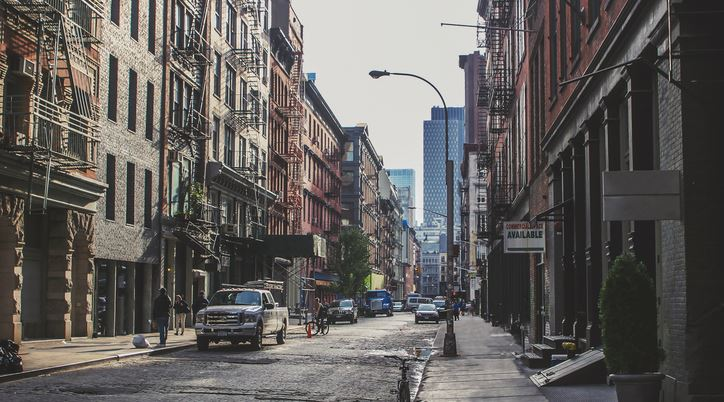
#> input picture deneme.jpg, 724 x 402 px
$ python canny_opencv.py
#> lines starting #> are read from the running program, lines starting #| are printed output that depends on the picture
import cv2
import matplotlib.pyplot as plt

# Open the image
img = cv2.imread('deneme.jpg')
#> img is the input picture: shape (402, 724, 3); mean B, G, R 92.7, 95.2, 98.4

# Apply Canny
blurred_img=gf = cv2.GaussianBlur(img, ksize = (5,5), sigmaX = 0)
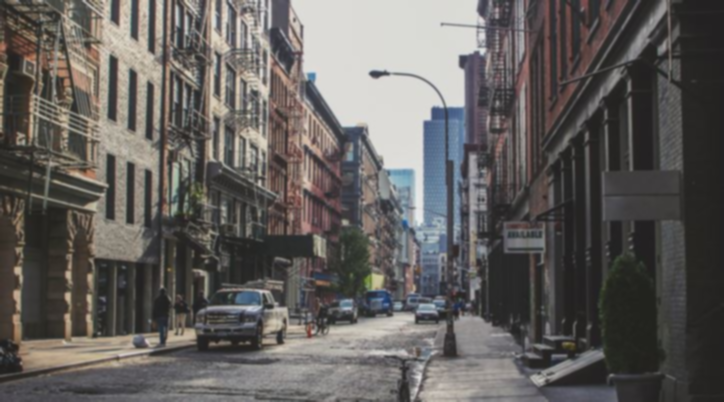
#> blurred_img: shape (402, 724, 3); mean B, G, R 92.7, 95.2, 98.4
edges = cv2.Canny(blurred_img, 100, 200, 3, L2gradient=True)
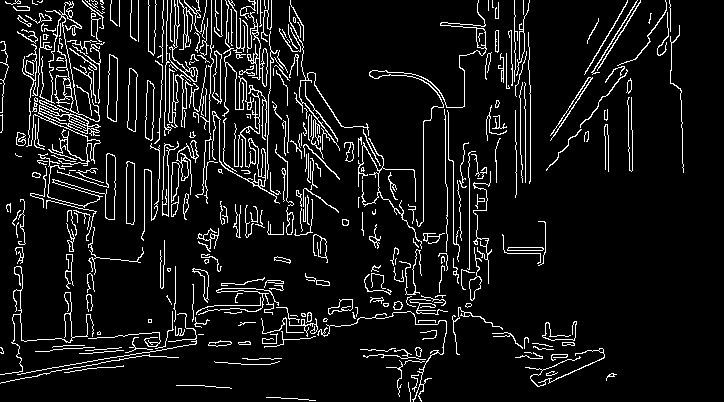
#> edges: shape (402, 724); 8.4% white in thin lines or dots

plt.figure()
plt.title('Spider')
plt.imsave('dancing-spider-canny.png', edges, cmap='gray', format='png')
plt.imshow(edges, cmap='gray')
plt.show()

$ run again, with prewitt_3x3.png saved as deneme.jpg
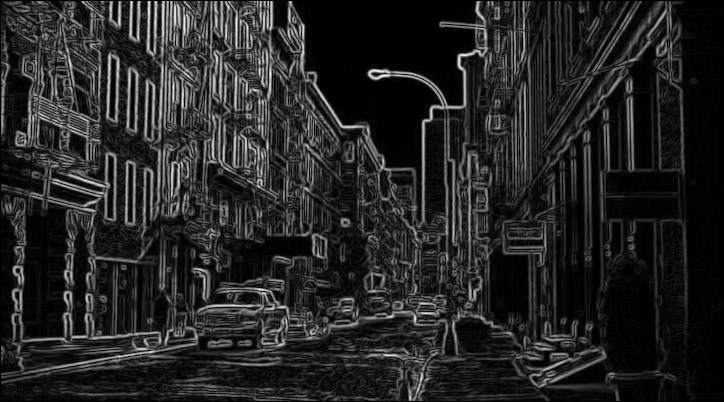
#> input picture prewitt_3x3.png, 724 x 402 px
#> img is the input picture: shape (402, 724, 3); min 0, max 253, mean 37
#> `blurred_img=gf = cv2.GaussianBlur(img, ksize = (5,5), sigmaX = 0)`:
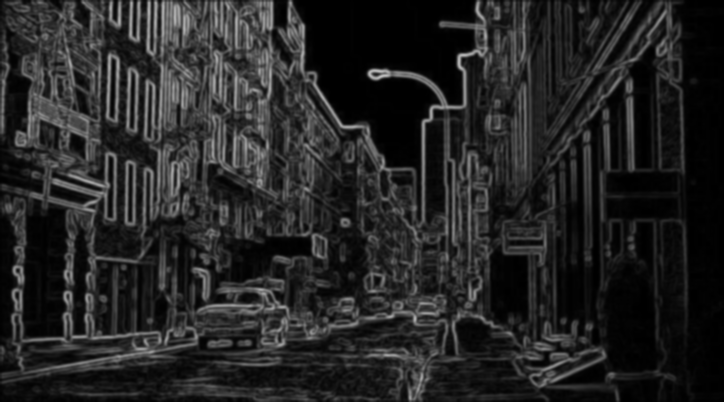
#> blurred_img: shape (402, 724, 3); min 0, max 187, mean 37
#> `edges = cv2.Canny(blurred_img, 100, 200, 3, L2gradient=True)`:
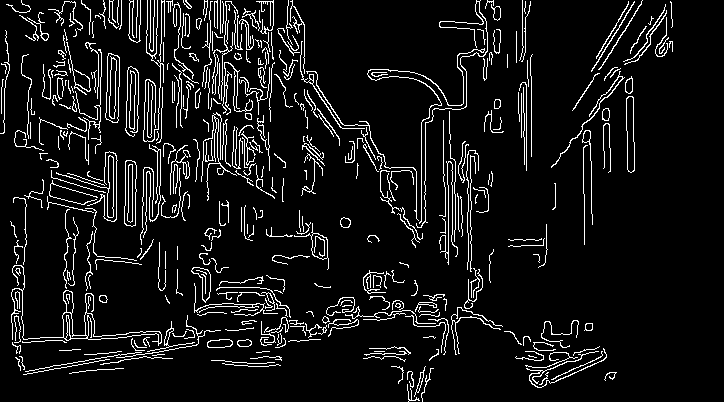
#> edges: shape (402, 724); 8.1% white in thin lines or dots
